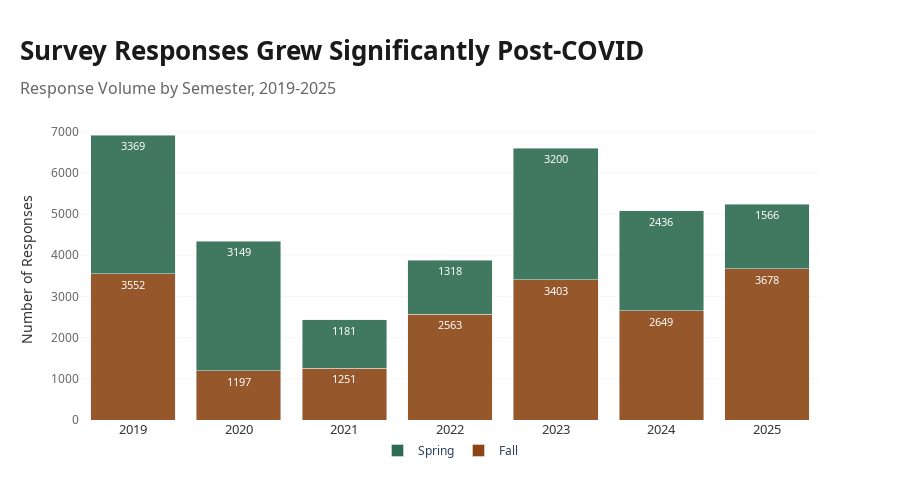

The notebook cell this image was saved under:
### Code cell
semester_year_counts = survey_df.groupby(['Year', 'Semester']).size().reset_index(name='Responses')
semester_year_pivot = semester_year_counts.pivot(index='Year', columns='Semester', values='Responses').fillna(0)

fig1 = go.Figure()

fig1.add_trace(go.Bar(
    x=semester_year_pivot.index,
    y=semester_year_pivot['Fall'],
    name='Fall',
    marker=dict(color=semester_colors['Fall'], opacity=0.9),
    text=semester_year_pivot['Fall'].astype(int),
    textposition='inside',
    textfont=dict(family='Noto Sans, sans-serif', size=11, color='white')
))

fig1.add_trace(go.Bar(
    x=semester_year_pivot.index,
    y=semester_year_pivot['Spring'],
    name='Spring',
    marker=dict(color=semester_colors['Spring'], opacity=0.9),
    text=semester_year_pivot['Spring'].astype(int),
    textposition='inside',
    textfont=dict(family='Noto Sans, sans-serif', size=11, color='white')
))

fig1.update_layout(
    title=dict(
        text='<b>Survey Responses Grew Significantly Post-COVID</b><br><span style="font-size:16px; color:#666666; font-weight:500">Response Volume by Semester, 2019-2025</span>',
        font=dict(family='Noto Sans, sans-serif', size=26, color='#1a1a1a'),
        x=0,
        xanchor='left',
        pad=dict(l=20)
    ),
    xaxis=dict(
        title='',
        tickfont=dict(family='Noto Sans, sans-serif', size=13, color='#333333'),
        showgrid=False
    ),
    yaxis=dict(
        title=dict(
            text='Number of Responses',
            font=dict(family='Noto Sans, sans-serif', size=14, color='#333333')
        ),
        tickfont=dict(family='Noto Sans, sans-serif', size=12, color='#666666'),
        showgrid=True,
        gridcolor='rgba(224, 224, 224, 0.3)'
    ),
    barmode='stack',
    plot_bgcolor='white',
    paper_bgcolor='white',
    height=500,
    margin=dict(l=80, r=80, t=120, b=80),
    legend=dict(
        font=dict(family='Noto Sans, sans-serif', size=12),
        orientation='h',
        yanchor='bottom',
        y=-0.15,
        xanchor='center',
        x=0.5
    )
)

fig1.show()

### Figure 1 — Plotly figure (JSON) as saved in the notebook; plotly's stock layout.template omitted (floating-point values rounded to 4 significant figures)
{"data": [{"marker": {"color": "#8B4513", "opacity": 0.9}, "name": "Fall", "text": [3552.0, 1197.0, 1251.0, 2563.0, 3403.0, 2649.0, 3678.0], "textfont": {"color": "white", "family": "Noto Sans, sans-serif", "size": 11}, "textposition": "inside", "type": "bar", "x": [2019, 2020, 2021, 2022, 2023, 2024, 2025], "y": [3552, 1197, 1251, 2563, 3403, 2649, 3678]}, {"marker": {"color": "#2D6A4F", "opacity": 0.9}, "name": "Spring", "text": [3369.0, 3149.0, 1181.0, 1318.0, 3200.0, 2436.0, 1566.0], "textfont": {"color": "white", "family": "Noto Sans, sans-serif", "size": 11}, "textposition": "inside", "type": "bar", "x": [2019, 2020, 2021, 2022, 2023, 2024, 2025], "y": [3369, 3149, 1181, 1318, 3200, 2436, 1566]}], "layout": {"barmode": "stack", "height": 500, "legend": {"font": {"family": "Noto Sans, sans-serif", "size": 12}, "orientation": "h", "x": 0.5, "xanchor": "center", "y": -0.15, "yanchor": "bottom"}, "margin": {"b": 80, "l": 80, "r": 80, "t": 120}, "paper_bgcolor": "white", "plot_bgcolor": "white", "title": {"font": {"color": "#1a1a1a", "family": "Noto Sans, sans-serif", "size": 26}, "pad": {"l": 20}, "text": "<b>Survey Responses Grew Significantly Post-COVID</b><br><span style=\"font-size:16px; color:#666666; font-weight:500\">Response Volume by Semester, 2019-2025</span>", "x": 0, "xanchor": "left"}, "xaxis": {"showgrid": false, "tickfont": {"color": "#333333", "family": "Noto Sans, sans-serif", "size": 13}, "title": {"text": ""}}, "yaxis": {"gridcolor": "rgba(224, 224, 224, 0.3)", "showgrid": true, "tickfont": {"color": "#666666", "family": "Noto Sans, sans-serif", "size": 12}, "title": {"font": {"color": "#333333", "family": "Noto Sans, sans-serif", "size": 14}, "text": "Number of Responses"}}}}
